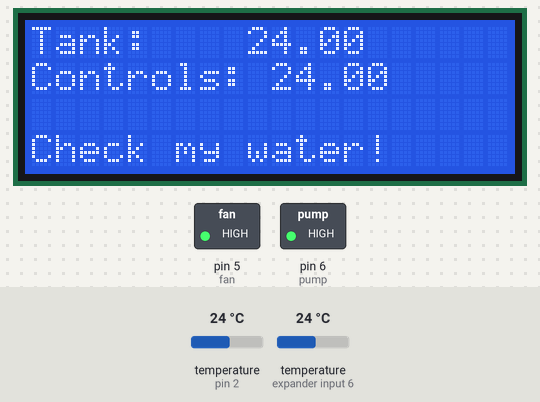
Simulated run of this sketch. Board: Arduino Uno, built with avr-gcc and run on an emulated ATmega328P. Shown: 20×4 character LCD, switched loads named in the sketch (green lamp = pin HIGH). The test bench sets the inputs (shaded band); at power-on: temperature (sensors on expander input 6, pin 2) 24 °C.

Above: at 6.3 s.
6.4 s: temperature (sensor on expander input 6) set to 39.2 °C
At 10.3 s:
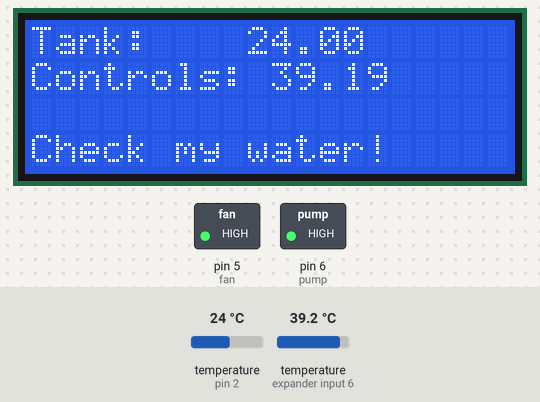
10.6 s: temperature (sensor on expander input 6) set to 40.8 °C
At 11.1 s:
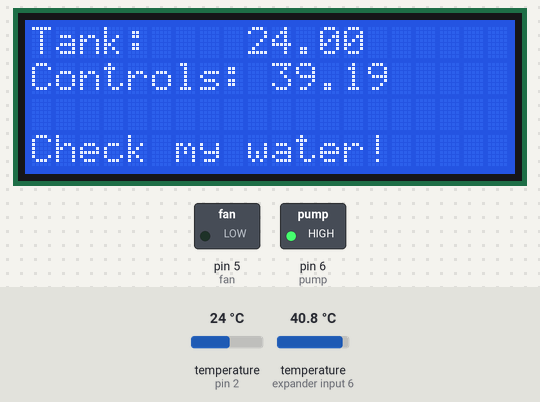
13.8 s: temperature (sensor on pin 2) set to 12 °C
At 16.4 s:
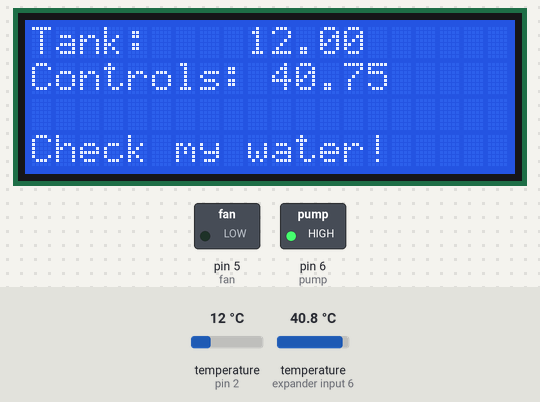
17.0 s: temperature (sensor on pin 2) set to 19 °C
20.1 s: temperature (sensor on pin 2) set to 28 °C
At 22.4 s:
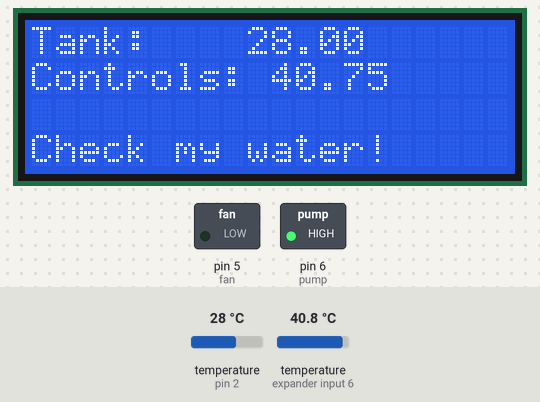
23.3 s: temperature (sensor on expander input 6) set to 30.7 °C
At 25.4 s:
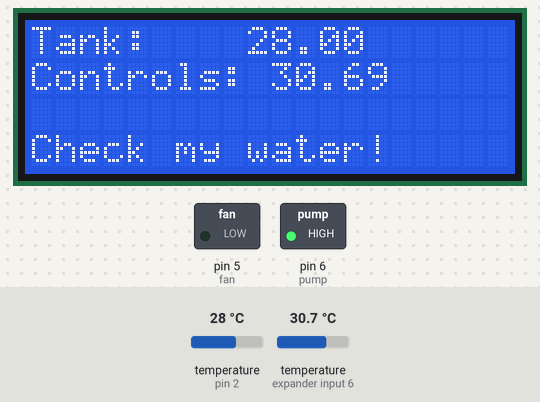
26.5 s: temperature (sensor on expander input 6) set to 29.2 °C
At 27.3 s:
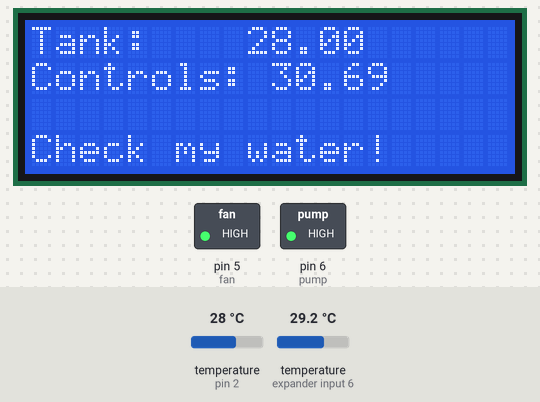
Timing chart, 0 to 29.5 s (numbered marks = the images above; inputs shaded):
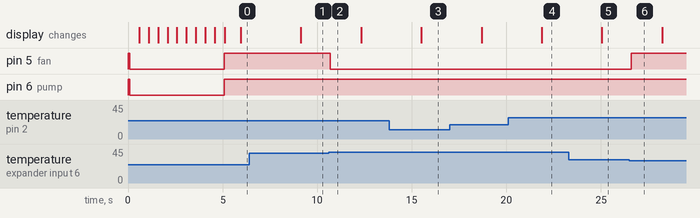

Measured:
- the behaviour switches between 39.9 and 40 °C on temperature (sensor on expander input 6) (found by bisection; images 1 and 2)
- the behaviour switches between 30.1 and 30 °C on temperature (sensor on expander input 6) (found by bisection; images 5 and 6)
- after the input at 6.4 s, the display: changes after 2.7 s (image 1)
- after the input at 10.6 s, pin 5 (fan): HIGH → LOW after 0.08 s
- after the input at 13.8 s, the display: changes after 1.7 s (image 3)
- after the input at 20.1 s, the display: changes after 1.8 s (image 4)
- after the input at 23.3 s, the display: changes after 1.8 s (image 5)
- after the input at 26.5 s, pin 5 (fan): LOW → HIGH after 0.11 s

The sketch:

2_temp_tower_control.ino
```cpp
// my temp
#include <OneWire.h>
#include <DallasTemperature.h>
#define ONE_WIRE_BUS 2
OneWire oneWire(ONE_WIRE_BUS);
DallasTemperature sensors(&oneWire);


//LCD
#include <Wire.h>
#include <LiquidCrystal_I2C.h>
LiquidCrystal_I2C lcd(0x27,20,4);  // set the LCD address to 0x27 for a 16 chars and 2 line display

//Timing stuff
unsigned long previousmilli = 0;
long Pontime = 3600000;
long Pofftime = 900000;
#define pump 6
#define fan 5

long LCDUpdate = 2500;

unsigned long previousmilliLCD = 0;

//-----------------------------------------------------------------------------

void setup() {
  Serial.begin(115200);

  pinMode(pump, OUTPUT);
  digitalWrite(pump, HIGH);

  pinMode(fan, OUTPUT);
  digitalWrite(fan,HIGH);

  // LCD initialization
  lcd.init();
  lcd.backlight();

  // Dallas temp sensor begin
  sensors.begin();


  // boot up sequence
  digitalWrite(pump, LOW);
  digitalWrite(fan,LOW);
  lcd.setCursor(0,0);
  lcd.print("LOAD");

  for(int i =0;i<10;i++){
  lcd.print(".");
  delay(500);
  }
  digitalWrite(pump, HIGH);
  digitalWrite(fan, HIGH);

  lcd.setCursor(0,3);
  lcd.print("Check my water!");

}

//-----------------------------------------------------------------

void loop() {
  unsigned long currentmilli = millis();
  unsigned long currentmilliLCD = millis();

  sensors.requestTemperatures();

    // Pump timing for low active optocoupler relay
    if ((digitalRead(pump) == LOW) && (currentmilli - previousmilli >= Pontime)) {
    previousmilli = currentmilli;
    digitalWrite(pump, 1);
  } else if ((digitalRead(pump) == HIGH) && (currentmilli - previousmilli >= Pofftime)) {
    previousmilli = currentmilli;
    digitalWrite(pump, 0);
  }

  // fan temp controls
  if(sensors.getTempCByIndex(1) >= 40 && digitalRead(fan) == HIGH){
    digitalWrite(fan, LOW);
  }
    if(sensors.getTempCByIndex(1) <= 30 && digitalRead(fan) == LOW){
    digitalWrite(fan, HIGH);
  }

    // LCD update
    if (currentmilliLCD - previousmilliLCD >= LCDUpdate) {
    previousmilliLCD = currentmilliLCD;
    LCDtemp();
    }
}


void LCDtemp (){
      lcd.setCursor(0,1);
      lcd.print("            ");
      lcd.setCursor(0,1);
      lcd.print("Controls: ");
      lcd.print(sensors.getTempCByIndex(1));

      lcd.setCursor(0,0);
      lcd.print("            ");
      lcd.setCursor(0,0);
      lcd.print("Tank:    ");
      lcd.print(sensors.getTempCByIndex(0));

}
```
